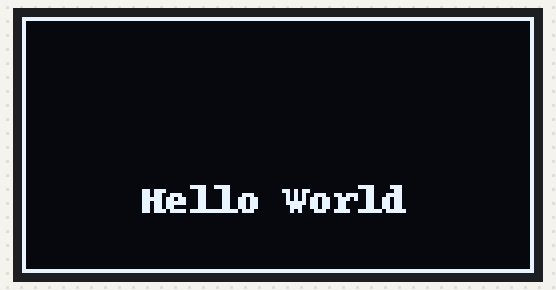
Simulated run of this program. Board: Raspberry Pi (BCM pin numbers). On the bench: 128×64 one-colour display.

Above: at 0.2 s.

The program:

2_oledssd1306luma.py
```python
from luma.core.interface.serial import i2c, spi
from luma.core.render import canvas
from luma.oled.device import ssd1306, ssd1309, ssd1325, ssd1331, sh1106

serial = i2c(port=1, address=0x3C)
device = ssd1306(serial)
# device = sh1106(serial)

while True:
    with canvas(device) as draw:
    	draw.rectangle(device.bounding_box, outline="white", fill="black")
    	draw.text((30, 40), "Hello World", fill="white")
```
